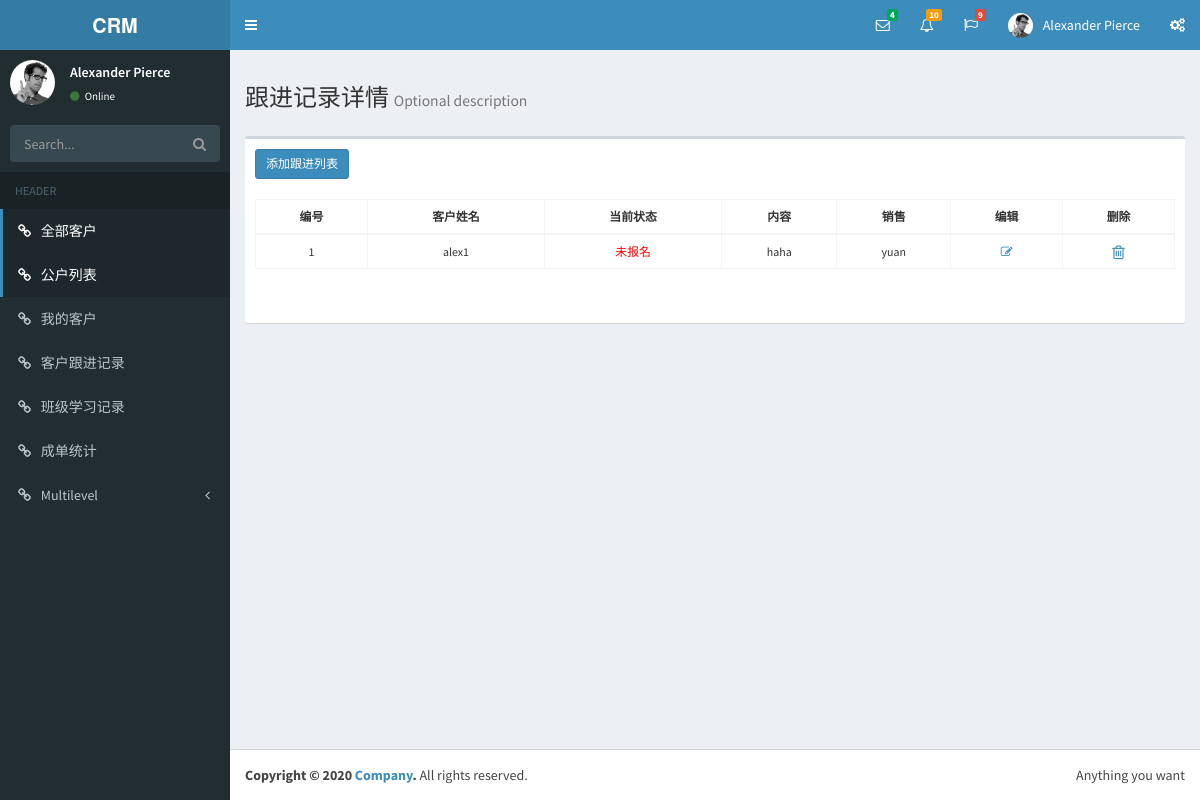
The app's page /consult_records/ (signed in) with its own data.
### app01/models.py (models this page shows, shortened)
class ConsultRecord(models.Model):
    customer = models.ForeignKey('Customer', verbose_name="所咨询客户",on_delete=models.CASCADE)
    note = models.TextField(verbose_name="跟进内容...")
    status = models.CharField("跟进状态", max_length=8, choices=seek_status_choices, help_text="选择客户此时的状态")
    consultant = models.ForeignKey("UserInfo", verbose_name="跟进人", related_name='records',on_delete=models.CASCADE)
    date = models.DateTimeField("跟进日期", auto_now_add=True)
    delete_status = models.BooleanField(verbose_name='删除状态', default=False)

class Customer(models.Model):
    qq = models.CharField('QQ', max_length=64, unique=True, help_text='QQ号必须唯一')
    qq_name = models.CharField('QQ昵称', max_length=64, blank=True, null=True)
    name = models.CharField('姓名', max_length=32, blank=True, null=True, help_text='学员报名后，请改为真实姓名')
    sex_type = (('male', '男'), ('female', '女'))
    sex = models.CharField("性别", choices=sex_type, max_length=16, default='male', blank=True, null=True)
    birthday = models.DateField('出生日期', default=None, help_text="格式yyyy-mm-dd", blank=True, null=True)
    phone = models.BigIntegerField('手机号', blank=True, null=True)
    source = models.CharField('客户来源', max_length=64, choices=source_type, default='qq')
    introduce_from = models.ForeignKey('Customer', verbose_name="转介绍自学员", blank=True, null=True,on_delete=models.CASCADE)
    course = MultiSelectField("咨询课程", choices=course_choices)
    class_type = models.CharField("班级类型", max_length=64, choices=class_type_choices, default='fulltime')
    customer_note = models.TextField("客户备注", blank=True, null=True, )
    status = models.CharField("状态", choices=enroll_status_choices, max_length=64, default="unregistered",
                              help_text="选择客户此时的状态")
    date = models.DateTimeField("咨询日期", auto_now_add=True)
    last_consult_date = models.DateField("最后跟进日期", auto_now_add=True)
    next_date = models.DateField("预计再次跟进时间", blank=True, null=True)
    consultant = models.ForeignKey('UserInfo', verbose_name="销售", related_name='customers', blank=True, null=True,on_delete=models.CASCADE )
    class_list = models.ManyToManyField('ClassList', verbose_name="已报班级", )
    deal_date = models.DateField(null=True)
    def get_status(self):
        status_color = {
            "studying": "green",
            "signed": "#B03060",
            "unregistered": "red",
            "paid_in_full": "blue"
        }
        return mark_safe("<span style='color:%s;'>%s</span>" % (status_color[self.status], self.get_status_display()))

class UserInfo(AbstractUser):
    tel = models.CharField(max_length=32)
    gender = models.IntegerField(choices=((1, "男"), (2, "女")), default=1)
    depart = models.ForeignKey('Department',on_delete=models.CASCADE,default=1)

### app01/views.py (the view)
# urls.py: url(r'^consult_records/$', views.ConsultRecordsView.as_view(), name='consultrecords'),
class ConsultRecordsView(View):
    def get(self, request):
        consult_record_list = ConsultRecord.objects.filter(consultant=request.user)
        customer_id = request.GET.get("customer_id")
        if customer_id:
            consult_record_list = consult_record_list.filter(customer_id=customer_id)
        return render(request, "customer/consultrecord.html", {"consult_record_list": consult_record_list})

### templates/customer/consultrecord.html (shortened to what this page needs)
{% extends "base.html" %}
{% block content %}
     <div class="content-wrapper small">
        <section class="content-header">
            <h3>
                跟进记录详情
                <small>Optional description</small>
            </h3>
        </section>
            <section class="content">
                <div class="row">
                    <div class="col-xs-12">
                        <div class="box">
                            <div class="box-header">
                                <h3 class="box-title"><a href="{% url 'add_consult_records' %}" class="btn btn-primary btn-sm">添加跟进列表</a></h3>
                            </div>
                            <div class="box-body">
                                <table  id="example2" class="text-center table table-bordered table-hover">
                                    <thead>
                                        <tr>
                                            <th>编号</th>
                                            <th>客户姓名</th>
                                            <th>当前状态</th>
                                            <th>内容</th>
                                            <th>销售</th>
                                            <th>编辑</th>
                                            <th>删除</th>
                                        </tr>
                                    </thead>
                                    <tbody>
                                     {% for consult_record in consult_record_list %}
                                         <tr>
                                              <td>{{ forloop.counter }}</td>
                                              <td>{{ consult_record.customer.name }}</td>
                                              <td>{{ consult_record.customer.get_status }}</td>
                                              <td>{{ consult_record.note }}</td>
                                              <td>{{ consult_record.consultant|default:"暂无" }}</td>
                                              <td><a href=""><i class="fa fa-edit" aria-hidden="true"></i></a></td>
                                             <td><a href=""><i class="fa fa-trash-o fa-lg"></i></a></td>
                                         </tr>
                                     {% endfor %}
                                    </tbody>
                                </table>
                            </div>
                        </div>
                    </div>
                </div>
            </section>
    </div>
{% endblock %}

### records on screen
ConsultRecord: customer.name "alex1", customer.get_status "未报名", note "haha", consultant "yuan"
